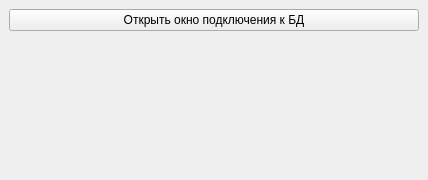
<?xml version="1.0" encoding="UTF-8"?>
<ui version="4.0">
 <class>MainWindow</class>
 <widget class="QMainWindow" name="MainWindow">
  <property name="geometry">
   <rect>
    <x>0</x>
    <y>0</y>
    <width>428</width>
    <height>180</height>
   </rect>
  </property>
  <property name="windowTitle">
   <string>MainWindow</string>
  </property>
  <widget class="QWidget" name="centralwidget">
   <layout class="QFormLayout" name="formLayout">
    <item row="0" column="0" colspan="2">
     <widget class="QPushButton" name="pb_openDW">
      <property name="text">
       <string>Открыть окно подключения к БД</string>
      </property>
      <property name="autoDefault">
       <bool>false</bool>
      </property>
      <property name="default">
       <bool>false</bool>
      </property>
      <property name="flat">
       <bool>false</bool>
      </property>
     </widget>
    </item>
   </layout>
  </widget>
 </widget>
 <resources/>
 <connections/>
</ui>
